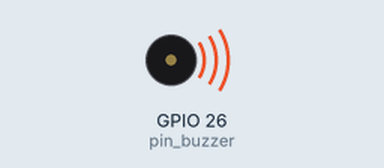
Simulated run of this program. Board: Raspberry Pi (BCM pin numbers). Parts: buzzer (waves = sounding). At 25.2 s the program stops and its outputs stay as they are.

Above: at 0.2 s.
At 2.35 s:
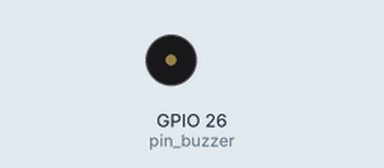
Timing chart, 0 to 3.0 s (numbered marks = the images above):
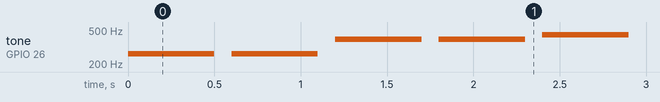

Measured:
- by itself, tone on GPIO 26 (pin_buzzer): plays 262 Hz for 0.50 s, 262 Hz for 0.50 s, 391 Hz for 0.50 s, 391 Hz for 0.50 s, 440 Hz for 0.50 s, 440 Hz for 0.50 s … (42 notes in this stretch)

The program:

010_3_BUZZER_TWINKLESTAR.py
```python
import RPi.GPIO as GPIO
import time

GPIO.setmode(GPIO.BCM)

pin_buzzer = 26

scale = [262, 294, 330, 349, 391, 440, 493, 523]
twimkile = [1,1,5,5,6,6,5,4,4,3,3,2,2,1,5,5,4,4,3,3,2,5,5,4,4,3,3,2,1,1,5,5,6,6,5,4,4,3,3,2,2,1]

GPIO.setup(pin_buzzer, GPIO.OUT)

pwm = GPIO.PWM(pin_buzzer, 1)


for i in range(42):
    pwm.start(90)
    pwm.ChangeFrequency(scale[twimkile[i]-1])
    time.sleep(.5)
    pwm.stop()
    time.sleep(.1)

pwm.stop()
GPIO.cleanup()
```
